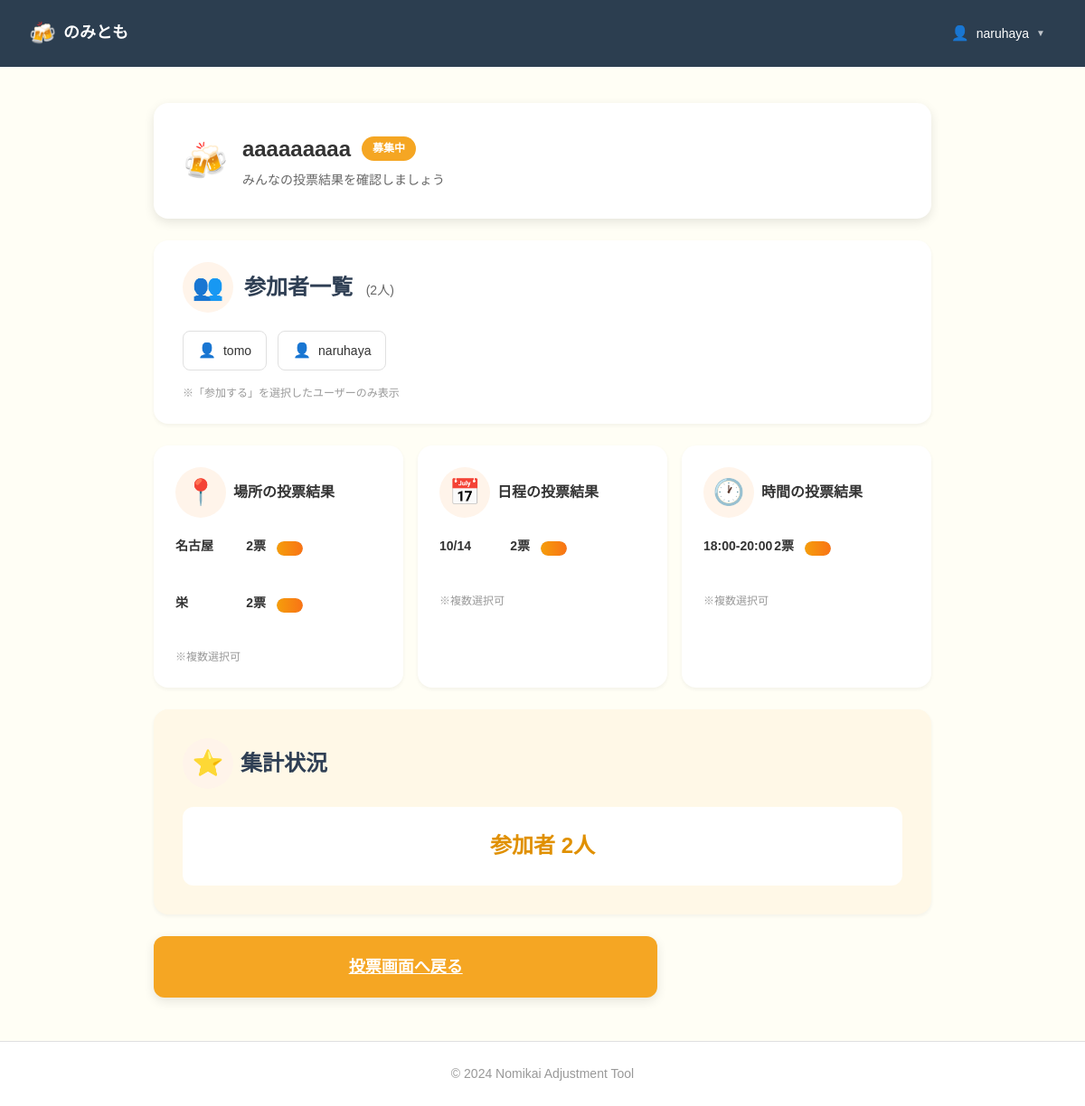
/result (signed in), run on the app's committed database.
### tables this page shows
CREATE TABLE users (
    id INTEGER PRIMARY KEY AUTOINCREMENT,
    username TEXT NOT NULL UNIQUE,
    email TEXT NOT NULL UNIQUE,
    password_hash TEXT NOT NULL,
    created_at DATETIME NOT NULL DEFAULT CURRENT_TIMESTAMP
);

CREATE TABLE events (
    id INTEGER PRIMARY KEY AUTOINCREMENT,

    title TEXT NOT NULL,

    host_user_id INTEGER NOT NULL,

    places TEXT,
    dates TEXT,
    times TEXT,

    is_active BOOLEAN NOT NULL DEFAULT 1,

    created_at DATETIME NOT NULL DEFAULT (datetime('now','localtime')),

    finished_at DATETIME,

    FOREIGN KEY(host_user_id)
        REFERENCES users(id)
);

CREATE TABLE votes (
    id INTEGER PRIMARY KEY AUTOINCREMENT,

    event_id INTEGER NOT NULL,
    user_id INTEGER NOT NULL,

    is_join INTEGER NOT NULL,

    place TEXT,
    date TEXT,
    time_slot TEXT,

    created_at DATETIME DEFAULT CURRENT_TIMESTAMP,

    FOREIGN KEY(event_id)
        REFERENCES events(id),

    FOREIGN KEY(user_id)
        REFERENCES users(id)
);

### app.py (the view)
@app.route("/result")
def result():
    auto_close_event()
    if not login_required():
        return redirect(url_for("login"))
    conn = get_db()
    event = conn.execute(
        """
        SELECT
            events.*,
            users.username AS host_name
        FROM events
        JOIN users
        ON events.host_user_id = users.id
        WHERE events.is_active = 1
        ORDER BY events.id DESC
        LIMIT 1
        """
    ).fetchone()
    if event is None:
        conn.close()
        return redirect(url_for("index"))
    votes = conn.execute(
        """
        SELECT
            votes.*,
            users.username
        FROM votes
        JOIN users
        ON votes.user_id = users.id
        WHERE votes.event_id = ?
        """,
        (event["id"],)
    ).fetchall()
    participants = []
    place_counter = Counter()
    date_counter = Counter()
    time_counter = Counter()
    for vote in votes:
        if vote["is_join"]:
            participants.append(vote["username"])
        if vote["place"]:
            for p in vote["place"].split(","):
                if p:
                    place_counter[p] += 1
        if vote["date"]:
            for d in vote["date"].split(","):
                if d:
                    date_counter[d] += 1
        if vote["time_slot"]:
            for t in vote["time_slot"].split(","):
                if t:
                    time_counter[t] += 1
    created = datetime.strptime(
        event["created_at"],
        "%Y-%m-%d %H:%M:%S"
    )
    end_time = created + timedelta(hours=24)
    remain = end_time - datetime.now()
    if remain.total_seconds() < 0:
        remain = timedelta(seconds=0)
    hours = remain.seconds // 3600
    minutes = (remain.seconds % 3600) // 60
    is_host = (
        session["username"] ==
        event["host_name"]
    )
    conn.close()
    return render_template(
    "result.html",
    username=session["username"],
    event=event,
    host_name=event["host_name"],
    participants=participants,
    place_results=place_counter.items(),
    date_results=date_counter.items(),
    time_results=time_counter.items(),
    voted=request.args.get("voted"),
    is_host=is_host
)

### app.py (called while the page is built, shortened)
def get_db():
    conn = sqlite3.connect(DB_NAME)
    conn.row_factory = sqlite3.Row
    return conn

def login_required():
    return "user_id" in session

def auto_close_event():
    conn = get_db()
    event = conn.execute("""
        SELECT *
        FROM events
        WHERE is_active = 1
        ORDER BY id DESC
        LIMIT 1
    """).fetchone()
    if event:
        created = datetime.strptime(
            event["created_at"],
            "%Y-%m-%d %H:%M:%S"
        )
        end_time = created + timedelta(hours=24)
    conn.close()

### templates/result.html (shortened to what this page needs)
<!DOCTYPE html>
<html lang="ja">
<head>
    <link rel="stylesheet" href="{{ url_for('static', filename='css/style.css') }}">
</head>
<body>
    <header class="header">
        <div class="header-logo">
            <span class="beer-icon">🍻</span>
            <span class="header-title">のみとも</span>
        </div>
        <div class="header-user dropdown">
            <span class="user-icon">👤</span>
            <span class="user-name">
                {{ username }}
            </span>
            <span class="dropdown-arrow">▼</span>
        </div>
    </header>
    <main class="main-content">
        <section class="result-header-card">
            <div class="result-title-wrapper">
                <span class="large-beer-icon">
                    🍻
                </span>
                <div>
                    <h1 class="result-title">
                        {{ event.title }}
                        <span class="status-badge">
                            {% if event.is_active %}
                            募集中
                            {% else %}
                            終了
                            {% endif %}
                        </span>
                    </h1>
                    <p class="result-subtitle">
                        みんなの投票結果を確認しましょう
                    </p>
                </div>
            </div>
        </section>
        <section class="result-section">
            <div class="section-header-flex">
                <div class="section-title-group-flex">
                    <span class="section-icon">
                        👥
                    </span>
                    <h2 class="section-title">
                        参加者一覧
                        <span class="participant-count">
                            ({{ participants|length }}人)
                        </span>
                    </h2>
                </div>
            </div>
            <div class="participant-list">
                {% for p in participants %}
                <div class="participant-badge">
                    <span class="user-icon">
                        👤
                    </span>
                    <span class="participant-name">
                        {{ p }}
                    </span>
                </div>
                {% endfor %}
            </div>
            <p class="note-text">
                ※「参加する」を選択したユーザーのみ表示
            </p>
        </section>
        <div class="voting-results-grid">
            <section class="result-card">
                <div class="result-card-header">
                    <span class="section-icon">📍</span>
                    <h3 class="result-card-title">
                        場所の投票結果
                    </h3>
                </div>
                {% set max_place =
                (place_results | map(attribute=1) | max)
                if place_results else 1 %}
                <div class="vote-bars">
                    {% for place, count in place_results %}
                    <div class="vote-bar-item">
                        <div class="vote-bar-top">
                            <span>{{ place }}</span>
                            <span>{{ count }}票</span>
                        </div>
                        <div class="vote-bar-bg">
                            <div class="vote-bar-fill" style="width: {{ (count / max_place * 100)|round }}%;">
                            </div>
                        </div>
                    </div>
                    {% endfor %}
                </div>
                <p class="note-text">
                    ※複数選択可
                </p>
            </section>
            <section class="result-card">
                <div class="result-card-header">
                    <span class="section-icon">📅</span>
                    <h3 class="result-card-title">
                        日程の投票結果
                    </h3>
                </div>
                {% set max_date =
                (date_results | map(attribute=1) | max)
                if date_results else 1 %}
                <div class="vote-bars">
                    {% for date, count in date_results %}
                    <div class="vote-bar-item">
                        <div class="vote-bar-top">
                            <span>{{ date }}</span>
                            <span>{{ count }}票</span>
                        </div>
                        <div class="vote-bar-bg">
                            <div class="vote-bar-fill" style="width: {{ (count / max_date * 100)|round }}%;">
                            </div>
                        </div>
                    </div>
                    {% endfor %}
                </div>
                <p class="note-text">
                    ※複数選択可
                </p>
            </section>
            <section class="result-card">
                <div class="result-card-header">
                    <span class="section-icon">🕐</span>
                    <h3 class="result-card-title">
                        時間の投票結果
                    </h3>
                </div>
                {% set max_time =
                (time_results | map(attribute=1) | max)
                if time_results else 1 %}
                <div class="vote-bars">
                    {% for time, count in time_results %}
                    <div class="vote-bar-item">
                        <div class="vote-bar-top">
                            <span>{{ time }}</span>
                            <span>{{ count }}票</span>
                        </div>
                        <div class="vote-bar-bg">
                            <div class="vote-bar-fill" style="width: {{ (count / max_time * 100)|round }}%;">
                            </div>
                        </div>
                    </div>
                    {% endfor %}
                </div>
                <p class="note-text">
                    ※複数選択可
                </p>
            </section>
        </div>
        <section class="recommended-plan-card">
            <div class="recommended-header">
                <span class="section-icon">
                    ⭐
                </span>
                <h2 class="section-title">
                    集計状況
                </h2>
            </div>
            <div class="plan-combination">
                <div class="plan-item">
                    参加者 {{ participants|length }}人
                </div>
            </div>
        </section>
        <div class="bottom-actions-grid">
            <a href="{{ url_for('event') }}" class="btn-submit">
                投票画面へ戻る
            </a>
        </div>
    </main>
    <footer class="footer">
        <p class="copyright">
            © 2024 Nomikai Adjustment Tool
        </p>
    </footer>
</body>
</html>

### templates/result.html (style rules this page uses)
.vote-bar-item { margin-bottom: 18px; }
.vote-bar-top { display: flex; justify-content: space-between; margin-bottom: 6px; font-size: 14px; font-weight: 600; }
.vote-bar-bg { width: 100%; height: 16px; background: #e5e7eb; border-radius: 999px; overflow: hidden; }
.vote-bar-fill { height: 100%; background: linear-gradient(90deg, #f59e0b, #f97316); border-radius: 999px; transition: width .3s; }

### data on the page
users: username "naruhaya"
events: title "aaaaaaaaa"
users: username "tomo"
votes: date "10/14", count "2", {{ (count / max_date * 100)|round }} 100.0 (drawn), time_slot "18:00-20:00", {{ (count / max_time * 100)|round }} 100.0 (drawn)

### other printed values
{{ participants|length }} "2"
{{ place }} "名古屋" "栄"
{{ count }} "2" "2"
